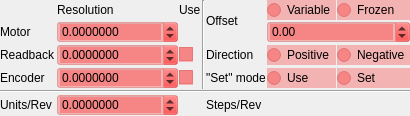
       <widget class="QWidget" name="resolutionSetup" native="true">
        <property name="sizePolicy">
         <sizepolicy hsizetype="Minimum" vsizetype="Fixed">
          <horstretch>0</horstretch>
          <verstretch>0</verstretch>
         </sizepolicy>
        </property>
        <layout class="QGridLayout" name="resolutionSetup_lay">
         <property name="leftMargin">
          <number>0</number>
         </property>
         <property name="topMargin">
          <number>0</number>
         </property>
         <property name="rightMargin">
          <number>0</number>
         </property>
         <property name="bottomMargin">
          <number>0</number>
         </property>
         <property name="spacing">
          <number>1</number>
         </property>
         <item row="0" column="1">
          <widget class="QLabel" name="label_15">
           <property name="sizePolicy">
            <sizepolicy hsizetype="Fixed" vsizetype="Fixed">
             <horstretch>0</horstretch>
             <verstretch>0</verstretch>
            </sizepolicy>
           </property>
           <property name="text">
            <string>Resolution</string>
           </property>
          </widget>
         </item>
         <item row="1" column="0">
          <widget class="QLabel" name="label_4">
           <property name="sizePolicy">
            <sizepolicy hsizetype="Fixed" vsizetype="Fixed">
             <horstretch>0</horstretch>
             <verstretch>0</verstretch>
            </sizepolicy>
           </property>
           <property name="text">
            <string>Motor</string>
           </property>
          </widget>
         </item>
         <item row="2" column="0">
          <widget class="QLabel" name="label_5">
           <property name="sizePolicy">
            <sizepolicy hsizetype="Fixed" vsizetype="Fixed">
             <horstretch>0</horstretch>
             <verstretch>0</verstretch>
            </sizepolicy>
           </property>
           <property name="text">
            <string>Readback</string>
           </property>
          </widget>
         </item>
         <item row="3" column="0">
          <widget class="QLabel" name="label_6">
           <property name="sizePolicy">
            <sizepolicy hsizetype="Fixed" vsizetype="Fixed">
             <horstretch>0</horstretch>
             <verstretch>0</verstretch>
            </sizepolicy>
           </property>
           <property name="text">
            <string>Encoder</string>
           </property>
          </widget>
         </item>
         <item row="2" column="2">
          <widget class="QCheckBox" name="useReadback">
           <property name="sizePolicy">
            <sizepolicy hsizetype="Fixed" vsizetype="Fixed">
             <horstretch>0</horstretch>
             <verstretch>0</verstretch>
            </sizepolicy>
           </property>
           <property name="toolTip">
            <string>Use &quot;readback location&quot; link if present</string>
           </property>
           <property name="styleSheet">
            <string notr="true">background-color: rgba(255, 0, 0,64);</string>
           </property>
           <property name="text">
            <string/>
           </property>
          </widget>
         </item>
         <item row="0" column="2">
          <widget class="QLabel" name="label_10">
           <property name="sizePolicy">
            <sizepolicy hsizetype="Fixed" vsizetype="Fixed">
             <horstretch>0</horstretch>
             <verstretch>0</verstretch>
            </sizepolicy>
           </property>
           <property name="text">
            <string>Use</string>
           </property>
          </widget>
         </item>
         <item row="3" column="2">
          <widget class="QCheckBox" name="useEncoder">
           <property name="sizePolicy">
            <sizepolicy hsizetype="Fixed" vsizetype="Fixed">
             <horstretch>0</horstretch>
             <verstretch>0</verstretch>
            </sizepolicy>
           </property>
           <property name="toolTip">
            <string>Use encoder if present</string>
           </property>
           <property name="styleSheet">
            <string notr="true">background-color: rgba(255, 0, 0,64);</string>
           </property>
           <property name="text">
            <string/>
           </property>
          </widget>
         </item>
         <item row="3" column="1">
          <widget class="QMDoubleSpinBox" name="encoderResolution">
           <property name="sizePolicy">
            <sizepolicy hsizetype="Fixed" vsizetype="Fixed">
             <horstretch>0</horstretch>
             <verstretch>0</verstretch>
            </sizepolicy>
           </property>
           <property name="toolTip">
            <string>Set encoder resolution</string>
           </property>
           <property name="styleSheet">
            <string notr="true">background-color: rgba(255, 0, 0,64);</string>
           </property>
           <property name="keyboardTracking">
            <bool>false</bool>
           </property>
           <property name="decimals">
            <number>7</number>
           </property>
           <property name="minimum">
            <double>-2147483647.000000000000000</double>
           </property>
           <property name="maximum">
            <double>2147483647.000000000000000</double>
           </property>
          </widget>
         </item>
         <item row="2" column="1">
          <widget class="QMDoubleSpinBox" name="readbackResolution">
           <property name="sizePolicy">
            <sizepolicy hsizetype="Fixed" vsizetype="Fixed">
             <horstretch>0</horstretch>
             <verstretch>0</verstretch>
            </sizepolicy>
           </property>
           <property name="toolTip">
            <string>Set readback resolution</string>
           </property>
           <property name="styleSheet">
            <string notr="true">background-color: rgba(255, 0, 0,64);</string>
           </property>
           <property name="keyboardTracking">
            <bool>false</bool>
           </property>
           <property name="decimals">
            <number>7</number>
           </property>
           <property name="minimum">
            <double>-2147483647.000000000000000</double>
           </property>
           <property name="maximum">
            <double>2147483647.000000000000000</double>
           </property>
          </widget>
         </item>
         <item row="5" column="0">
          <widget class="QLabel" name="label_27">
           <property name="text">
            <string>Units/Rev</string>
           </property>
          </widget>
         </item>
         <item row="2" column="4">
          <widget class="QLabel" name="label_16">
           <property name="sizePolicy">
            <sizepolicy hsizetype="Fixed" vsizetype="Fixed">
             <horstretch>0</horstretch>
             <verstretch>0</verstretch>
            </sizepolicy>
           </property>
           <property name="text">
            <string>Direction</string>
           </property>
          </widget>
         </item>
         <item row="0" column="3" rowspan="4">
          <widget class="Line" name="line_10">
           <property name="orientation">
            <enum>Qt::Vertical</enum>
           </property>
          </widget>
         </item>
         <item row="0" column="4" rowspan="2">
          <widget class="QLabel" name="label_13">
           <property name="sizePolicy">
            <sizepolicy hsizetype="Fixed" vsizetype="Fixed">
             <horstretch>0</horstretch>
             <verstretch>0</verstretch>
            </sizepolicy>
           </property>
           <property name="text">
            <string>Offset</string>
           </property>
          </widget>
         </item>
         <item row="3" column="4">
          <widget class="QLabel" name="label_38">
           <property name="sizePolicy">
            <sizepolicy hsizetype="Fixed" vsizetype="Fixed">
             <horstretch>0</horstretch>
             <verstretch>0</verstretch>
            </sizepolicy>
           </property>
           <property name="text">
            <string>&quot;Set&quot; mode</string>
           </property>
          </widget>
         </item>
         <item row="0" column="5">
          <widget class="QRadioButton" name="offsetVar">
           <property name="sizePolicy">
            <sizepolicy hsizetype="Preferred" vsizetype="Fixed">
             <horstretch>0</horstretch>
             <verstretch>0</verstretch>
            </sizepolicy>
           </property>
           <property name="toolTip">
            <string>Variable offset</string>
           </property>
           <property name="styleSheet">
            <string notr="true">background-color: rgba(255, 0, 0,64);</string>
           </property>
           <property name="text">
            <string>Variable</string>
           </property>
           <attribute name="buttonGroup">
            <string notr="true">offGroup</string>
           </attribute>
          </widget>
         </item>
         <item row="0" column="6">
          <widget class="QRadioButton" name="offsetFrz">
           <property name="sizePolicy">
            <sizepolicy hsizetype="Preferred" vsizetype="Fixed">
             <horstretch>0</horstretch>
             <verstretch>0</verstretch>
            </sizepolicy>
           </property>
           <property name="toolTip">
            <string>Frozen offset</string>
           </property>
           <property name="styleSheet">
            <string notr="true">background-color: rgba(255, 0, 0,64);</string>
           </property>
           <property name="text">
            <string>Frozen</string>
           </property>
           <attribute name="buttonGroup">
            <string notr="true">offGroup</string>
           </attribute>
          </widget>
         </item>
         <item row="2" column="5">
          <widget class="QRadioButton" name="dirPos">
           <property name="sizePolicy">
            <sizepolicy hsizetype="Preferred" vsizetype="Fixed">
             <horstretch>0</horstretch>
             <verstretch>0</verstretch>
            </sizepolicy>
           </property>
           <property name="toolTip">
            <string>Positive user direction</string>
           </property>
           <property name="styleSheet">
            <string notr="true">background-color: rgba(255, 0, 0,64);</string>
           </property>
           <property name="text">
            <string>Positive</string>
           </property>
           <attribute name="buttonGroup">
            <string notr="true">dirGroup</string>
           </attribute>
          </widget>
         </item>
         <item row="2" column="6">
          <widget class="QRadioButton" name="dirNeg">
           <property name="sizePolicy">
            <sizepolicy hsizetype="Preferred" vsizetype="Fixed">
             <horstretch>0</horstretch>
             <verstretch>0</verstretch>
            </sizepolicy>
           </property>
           <property name="toolTip">
            <string>Negative user direction</string>
           </property>
           <property name="styleSheet">
            <string notr="true">background-color: rgba(255, 0, 0,64);</string>
           </property>
           <property name="text">
            <string>Negative</string>
           </property>
           <attribute name="buttonGroup">
            <string notr="true">dirGroup</string>
           </attribute>
          </widget>
         </item>
         <item row="3" column="5">
          <widget class="QRadioButton" name="useMode">
           <property name="sizePolicy">
            <sizepolicy hsizetype="Preferred" vsizetype="Fixed">
             <horstretch>0</horstretch>
             <verstretch>0</verstretch>
            </sizepolicy>
           </property>
           <property name="toolTip">
            <string>Changes the set switch to &quot;Use&quot; mode</string>
           </property>
           <property name="styleSheet">
            <string notr="true">background-color: rgba(255, 0, 0,64);</string>
           </property>
           <property name="text">
            <string>Use</string>
           </property>
           <attribute name="buttonGroup">
            <string notr="true">setGroup</string>
           </attribute>
          </widget>
         </item>
         <item row="3" column="6">
          <widget class="QRadioButton" name="setMode">
           <property name="sizePolicy">
            <sizepolicy hsizetype="Preferred" vsizetype="Fixed">
             <horstretch>0</horstretch>
             <verstretch>0</verstretch>
            </sizepolicy>
           </property>
           <property name="toolTip">
            <string>Changes the set switch to &quot;Set&quot; mode</string>
           </property>
           <property name="styleSheet">
            <string notr="true">background-color: rgba(255, 0, 0,64);</string>
           </property>
           <property name="text">
            <string>Set</string>
           </property>
           <attribute name="buttonGroup">
            <string notr="true">setGroup</string>
           </attribute>
          </widget>
         </item>
         <item row="1" column="5" colspan="2">
          <widget class="QMDoubleSpinBox" name="offset">
           <property name="sizePolicy">
            <sizepolicy hsizetype="Preferred" vsizetype="Fixed">
             <horstretch>0</horstretch>
             <verstretch>0</verstretch>
            </sizepolicy>
           </property>
           <property name="toolTip">
            <string>Offset (difference between dial and user coordinates)</string>
           </property>
           <property name="styleSheet">
            <string notr="true">background-color: rgba(255, 0, 0,64);</string>
           </property>
           <property name="keyboardTracking">
            <bool>false</bool>
           </property>
           <property name="minimum">
            <double>-2147483647.000000000000000</double>
           </property>
           <property name="maximum">
            <double>2147483647.000000000000000</double>
           </property>
          </widget>
         </item>
         <item row="4" column="0" colspan="7">
          <widget class="Line" name="line">
           <property name="orientation">
            <enum>Qt::Horizontal</enum>
           </property>
          </widget>
         </item>
         <item row="5" column="4">
          <widget class="QLabel" name="label_30">
           <property name="text">
            <string>Steps/Rev</string>
           </property>
          </widget>
         </item>
         <item row="1" column="1">
          <widget class="QMDoubleSpinBox" name="unitsPerStep">
           <property name="sizePolicy">
            <sizepolicy hsizetype="Preferred" vsizetype="Fixed">
             <horstretch>0</horstretch>
             <verstretch>0</verstretch>
            </sizepolicy>
           </property>
           <property name="toolTip">
            <string>Set motor resolution (travel distance per raw step)</string>
           </property>
           <property name="styleSheet">
            <string notr="true">background-color: rgba(255, 0, 0,64);</string>
           </property>
           <property name="keyboardTracking">
            <bool>false</bool>
           </property>
           <property name="decimals">
            <number>7</number>
           </property>
           <property name="minimum">
            <double>-2147483647.000000000000000</double>
           </property>
           <property name="maximum">
            <double>2147483647.000000000000000</double>
           </property>
          </widget>
         </item>
         <item row="5" column="5" colspan="2">
          <widget class="QWidget" name="placeEpicsStepsPerRev" native="true">
           <layout class="QVBoxLayout" name="layEpicsStepsPerRev">
            <property name="spacing">
             <number>0</number>
            </property>
            <property name="sizeConstraint">
             <enum>QLayout::SetMinAndMaxSize</enum>
            </property>
            <property name="leftMargin">
             <number>0</number>
            </property>
            <property name="topMargin">
             <number>0</number>
            </property>
            <property name="rightMargin">
             <number>0</number>
            </property>
            <property name="bottomMargin">
             <number>0</number>
            </property>
           </layout>
          </widget>
         </item>
         <item row="5" column="1">
          <widget class="QMDoubleSpinBox" name="unitsPerRev">
           <property name="toolTip">
            <string>Units per revolution</string>
           </property>
           <property name="styleSheet">
            <string notr="true">background-color: rgba(255, 0, 0,64);</string>
           </property>
           <property name="decimals">
            <number>7</number>
           </property>
           <property name="minimum">
            <double>-2147483647.000000000000000</double>
           </property>
           <property name="maximum">
            <double>2147483647.000000000000000</double>
           </property>
          </widget>
         </item>
        </layout>
       </widget>
